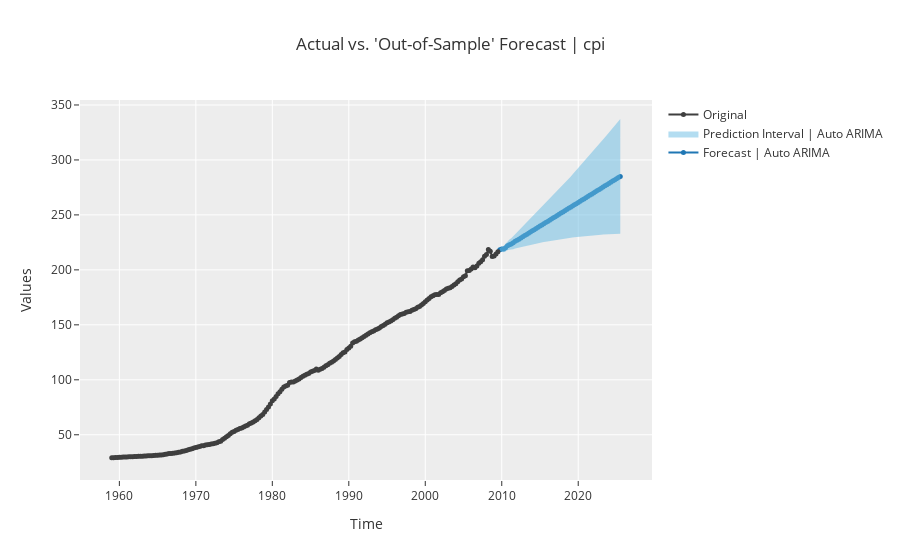

Notebook code cell kept with this figure:
### Markdown cell above
### 4. What is the forecast value for 2025Q1 (this is unseen data) if you use my_best_model?

### Code cell
exp.plot_model(final_model, plot='forecast', data_kwargs={'fh':64})
